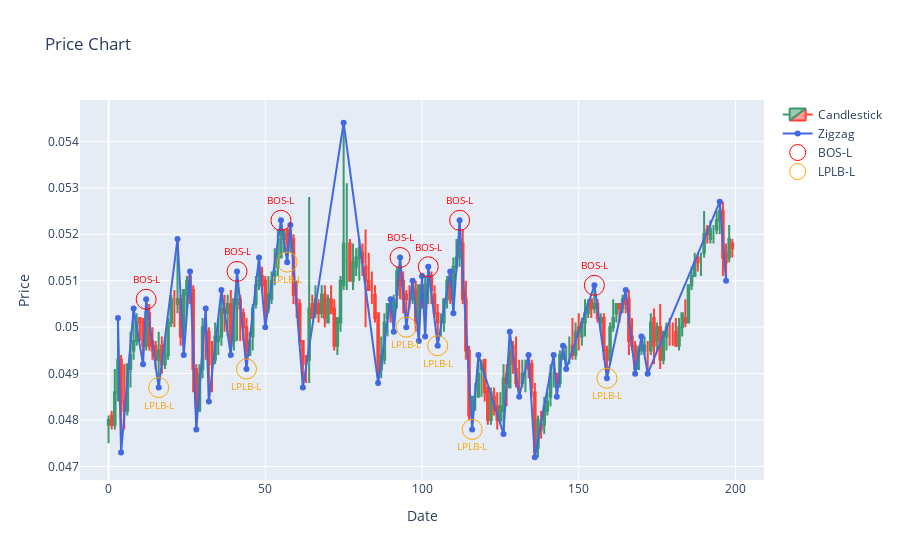

The cell this chart's notebook holds for it:
### Code cell
pt = gu.PlottingTool()
pt.draw_candlesticks(pair_df)
pt.draw_zigzag(zigzag_df)
# pt.draw_zigzag(h_o_zigzag_df, title='Higher order Zigzag', color='black')
# pt.draw_points_with_label(pbos_df, "PBOS")
pt.draw_points_with_label(bos_df.loc[bos_df.pivot_type == "peak"], "BOS-L", color="red")
pt.draw_points_with_label(lplb_df.loc[lplb_df.pivot_type == "valley"], "LPLB-L", color="orange")
# pt.draw_points_with_label(bos_df.loc[bos_df.pivot_type == "valley"], "BOS-S", color="blue")
pt.show()

### Figure 1 — Plotly figure (JSON) as saved in the notebook; plotly's stock layout.template omitted (floating-point values rounded to 4 significant figures; data arrays with more than 128 entries replaced by an {"elided": "..."} marker saying what was removed)
{"data": [{"close": {"elided": "200 float values"}, "high": {"elided": "200 float values"}, "low": {"elided": "200 float values"}, "name": "Candlestick", "open": {"elided": "200 float values"}, "x": {"elided": "200 int values"}, "type": "candlestick"}, {"line": {"color": "royalblue"}, "mode": "lines+markers", "name": "Zigzag", "x": [3, 4, 8, 11, 12, 16, 22, 24, 26, 28, 31, 32, 36, 39, 41, 44, 48, 50, 55, 57, 58, 62, 75, 86, 90, 91, 93, 95, 97, 99, 100, 101, 102, 105, 109, 110, 112, 116, 118, 126, 128, 131, 134, 136, 142, 143, 145, 146, 155, 159, 165, 168, 170, 172, 195, 197], "y": [0.0502, 0.0473, 0.0504, 0.0492, 0.0506, 0.0487, 0.0519, 0.0494, 0.0512, 0.0478, 0.0504, 0.0484, 0.0508, 0.0494, 0.0512, 0.0491, 0.0515, 0.05, 0.0523, 0.0514, 0.0522, 0.0487, 0.0544, 0.0488, 0.0506, 0.0499, 0.0515, 0.05, 0.051, 0.0497, 0.0511, 0.0498, 0.0513, 0.0496, 0.0512, 0.0503, 0.0523, 0.0478, 0.0494, 0.0477, 0.0499, 0.0485, 0.0494, 0.0472, 0.0494, 0.0485, 0.0496, 0.0491, 0.0509, 0.0489, 0.0508, 0.049, 0.0498, 0.049, 0.0527, 0.051], "type": "scatter"}, {"marker": {"color": "red", "size": 20, "symbol": "circle-open"}, "mode": "markers+text", "name": "BOS-L", "text": "BOS-L", "textfont": {"color": "red", "size": 10}, "textposition": ["top center", "top center", "top center", "top center", "top center", "top center", "top center"], "x": [12, 41, 55, 93, 102, 112, 155], "y": [0.0506, 0.0512, 0.0523, 0.0515, 0.0513, 0.0523, 0.0509], "type": "scatter"}, {"marker": {"color": "orange", "size": 20, "symbol": "circle-open"}, "mode": "markers+text", "name": "LPLB-L", "text": "LPLB-L", "textfont": {"color": "orange", "size": 10}, "textposition": ["bottom center", "bottom center", "bottom center", "bottom center", "bottom center", "bottom center", "bottom center"], "x": [16, 44, 57, 95, 105, 116, 159], "y": [0.0487, 0.0491, 0.0514, 0.05, 0.0496, 0.0478, 0.0489], "type": "scatter"}], "layout": {"xaxis": {"rangeslider": {"visible": false}, "title": {"text": "Date"}}, "title": {"text": "Price Chart"}, "yaxis": {"title": {"text": "Price"}}}}
